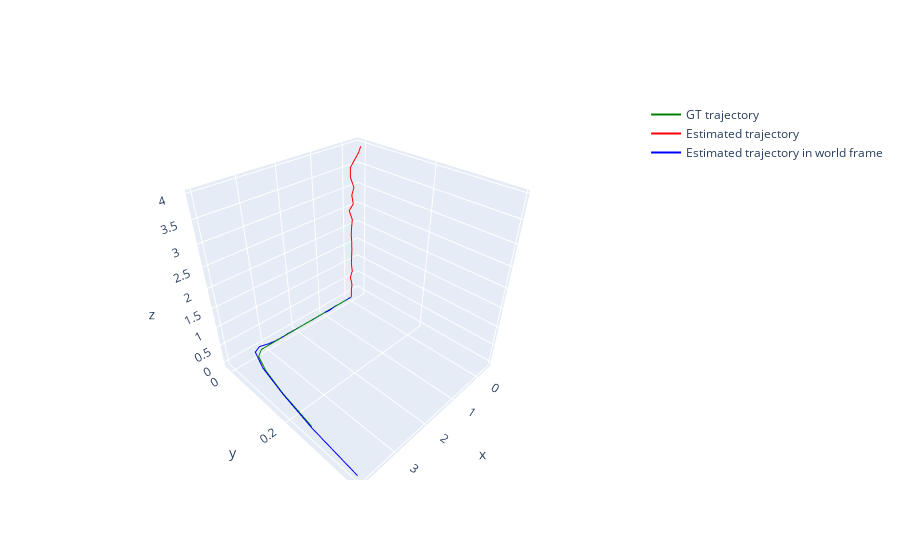

This figure's notebook cell:
### Code cell
estimated_trajectory = vo.get_trajectory()
gt_trajectory = vo.get_data().get_trajectory_data()

C = vo.get_camera().get_camera_transform()
 
estimated_trajectory_in_world = [] 

for i in range(NUM_FRAMES+1):
    pose = estimated_trajectory[i]
    pose_in_world = C @ pose
    estimated_trajectory_in_world.append(pose_in_world)
    

estimated_positions = []
estimated_positions_in_world = [] 
for i in range(len(estimated_trajectory)):
    estimated_positions.append(estimated_trajectory[i][:3, 3])
    estimated_positions_in_world.append(estimated_trajectory_in_world[i][:3, 3])

gt_poses = []
gt_positions = []
for i in range(NUM_FRAMES+1):
    x_gt, y_gt, theta_gt = gt_trajectory[i]
    gt_poses.append(np.array([x_gt, y_gt, 0, 0, 0, theta_gt]))
    gt_positions.append(np.array([x_gt, y_gt, 0]))
    
fig = go.Figure()
scale = 0.208
gt_x_coords = [position[0] for position in gt_positions]
gt_y_coords = [position[1] for position in gt_positions]
gt_z_coords = [position[2] for position in gt_positions]
fig.add_trace(go.Scatter3d(x=gt_x_coords, y=gt_y_coords, z=gt_z_coords, mode='lines', name='GT trajectory', line=dict(color='green')))

estimated_x_coords = [position[0]*scale for position in estimated_positions]
estimated_y_coords = [position[1]*scale for position in estimated_positions]
estimated_z_coords = [position[2]*scale for position in estimated_positions]
fig.add_trace(go.Scatter3d(x=estimated_x_coords, y=estimated_y_coords, z=estimated_z_coords, mode='lines', name='Estimated trajectory', line=dict(color='red')))

estimated_x_coords_in_world = [position[0]*scale for position in estimated_positions_in_world]
estimated_y_coords_in_world = [position[1]*scale for position in estimated_positions_in_world]
estimated_z_coords_in_world = [position[2]*scale for position in estimated_positions_in_world]
fig.add_trace(go.Scatter3d(x=estimated_x_coords_in_world, y=estimated_y_coords_in_world, z=estimated_z_coords_in_world, mode='lines', name='Estimated trajectory in world frame', line=dict(color='blue')))

fig.show()

### Figure 1 — Plotly figure (JSON) as saved in the notebook; plotly's stock layout.template omitted (floating-point values rounded to 4 significant figures)
{"data": [{"line": {"color": "green"}, "mode": "lines", "name": "GT trajectory", "type": "scatter3d", "x": [0, 0.2004, 0.4008, 0.6013, 0.8017, 1.002, 1.203, 1.403, 1.603, 1.803, 2.003, 2.204, 2.404, 2.604, 2.804, 3.004, 3.204, 3.403, 3.568, 3.719, 3.852], "y": [0, 0, 0, 0, 0, 0, 0, 0, 0, 0, 0, 0, 0, 0, 0, 0, 0, 0.01513, 0.06389, 0.1444, 0.2534], "z": [0, 0, 0, 0, 0, 0, 0, 0, 0, 0, 0, 0, 0, 0, 0, 0, 0, 0, 0, 0, 0]}, {"line": {"color": "red"}, "mode": "lines", "name": "Estimated trajectory", "type": "scatter3d", "x": [0, 3.227e-05, -0.0001253, 0.000498, -0.001641, 9.761e-05, -5.445e-05, -0.0002712, 0.0005116, 0.0003043, 0.0008699, 0.001819, -0.0002478, 0.0019, 0.005141, 0.01266, 0.002393, -0.05318, -0.146, -0.2557, -0.392], "y": [0, 3.32e-05, 0.002665, -0.003095, 0.004174, 0.001225, 0.002268, 0.00331, 0.003282, 0.001699, 0.003199, 0.006, -0.004812, 0.009572, 0.005211, 0.01306, 0.0006687, -0.004458, 0.0002111, 0.002871, -0.002373], "z": [0, 0.208, 0.418, 0.622, 0.8357, 1.042, 1.25, 1.46, 1.668, 1.874, 2.083, 2.293, 2.495, 2.709, 2.916, 3.127, 3.33, 3.527, 3.689, 3.831, 3.937]}, {"line": {"color": "blue"}, "mode": "lines", "name": "Estimated trajectory in world frame", "type": "scatter3d", "x": [0.0416, 0.2496, 0.4596, 0.6636, 0.8773, 1.084, 1.292, 1.501, 1.71, 1.916, 2.125, 2.335, 2.537, 2.75, 2.958, 3.168, 3.371, 3.569, 3.73, 3.873, 3.979], "y": [0, -3.227e-05, 0.0001253, -0.000498, 0.001641, -9.761e-05, 5.445e-05, 0.0002712, -0.0005116, -0.0003043, -0.0008699, -0.001819, 0.0002478, -0.0019, -0.005141, -0.01266, -0.002393, 0.05318, 0.146, 0.2557, 0.392], "z": [0, -3.32e-05, -0.002665, 0.003095, -0.004174, -0.001225, -0.002268, -0.00331, -0.003282, -0.001699, -0.003199, -0.006, 0.004812, -0.009572, -0.005211, -0.01306, -0.0006687, 0.004458, -0.0002111, -0.002871, 0.002373]}], "layout": {}}
